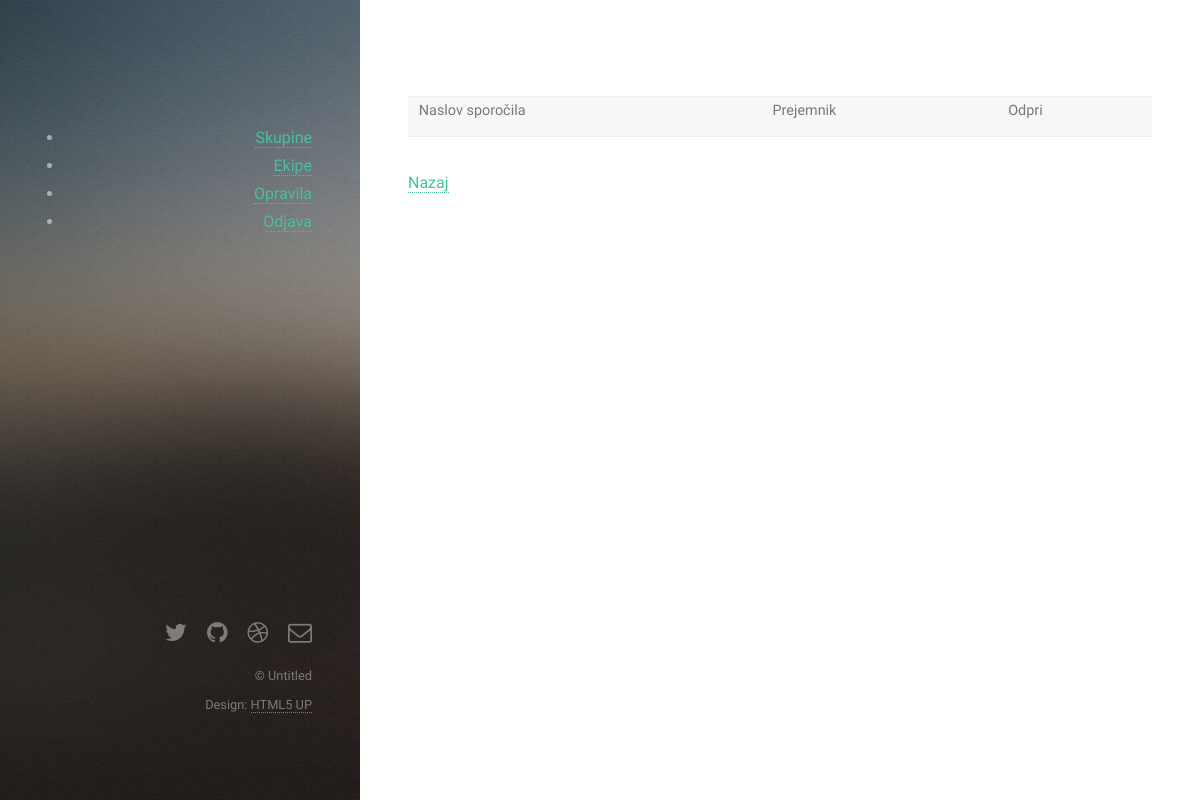
The page /messagesendbox.php (signed in) on the database as committed earlier.
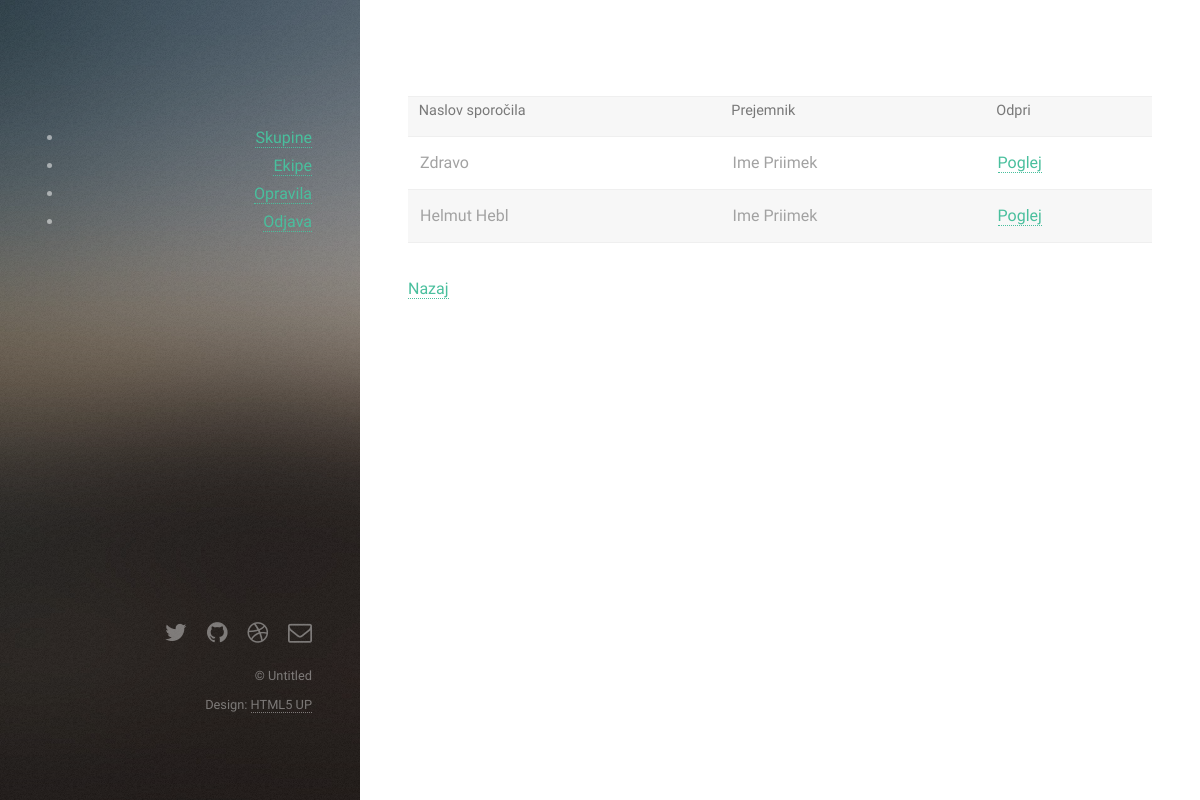
The same page on the database as committed later.
### tables this page shows
CREATE TABLE `messages` (
  `id` int(11) NOT NULL,
  `idsend` int(11) NOT NULL,
  `idget` int(11) NOT NULL,
  `title` varchar(30) NOT NULL,
  `body` varchar(500) NOT NULL
);

CREATE TABLE `users` (
  `id` int(11) NOT NULL,
  `first_name` varchar(50) DEFAULT NULL,
  `last_name` varchar(100) NOT NULL,
  `email` varchar(100) NOT NULL,
  `pass` varchar(50) NOT NULL,
  `avatar` varchar(200) DEFAULT NULL,
  `admin` int(11) NOT NULL DEFAULT '0'
);

### messagesendbox.php (the view, shortened to what this page needs)
<?php
include_once './header.php';
$id= $_SESSION['user_id'];
$prej = "se ne ve";
$sporocila = "SELECT * FROM messages WHERE (idsend = '".$id."')";
$list = mysqli_query($link, $sporocila);
echo"<table border = '1'><tr><th>Naslov sporočila</th><th>Prejemnik</th><th>Odpri</th></tr>";
while ($row = mysqli_fetch_array($list)) {
    $posiljatelj= "SELECT first_name,last_name FROM users WHERE id = '".$row['idget']."' ";
    $pre = mysqli_query($link, $posiljatelj);
    while($row2 = mysqli_fetch_array($pre))
    {
        $prej="$row2[first_name]  $row2[last_name]";
    }
    echo "<tr><td>".$row['title']."</td><td>".$prej.'</td><td><a href ="messageread.php?ids='.$row[0].'">Poglej</a></td></tr>';
}
echo "</table>";
echo "<a href = 'profile.php'>Nazaj</a>";
include_once './footer.php';

### header.php (shortened to what this page needs)
<!DOCTYPE HTML>
<html>
	<head>
		<link rel="stylesheet" href="assets/css/main.css" />
	</head>
	<body id="top">
			<header id="header">
                                <ul>
                                    <?php
                                        if (isset($_SESSION['user_id'])) {
                                            echo '<li><a href="groups.php">Skupine</a></li>';
                                            echo '<li><a href="teams.php">Ekipe</a></li>';
                                            echo '<li><a href="tasks.php">Opravila</a></li>';
                                            echo '<li><a href="logout.php">Odjava</a></li>';
                                        }
                                        else {
                                            echo '<li><a href="login.php">Prijava</a></li>';
                                            echo '<li><a href="user_add.php">Registracija</a></li>';
                                        }
                                    ?>
                                </ul>
			</header>
                <div id="main">

### footer.php (shortened to what this page needs)
</div>
<footer id="footer">
				<ul class="icons">
					<li><a href="#" class="icon fa-twitter"><span class="label">Twitter</span></a></li>
					<li><a href="#" class="icon fa-github"><span class="label">Github</span></a></li>
					<li><a href="#" class="icon fa-dribbble"><span class="label">Dribbble</span></a></li>
					<li><a href="#" class="icon fa-envelope-o"><span class="label">Email</span></a></li>
				</ul>
				<ul class="copyright">
					<li>&copy; Untitled</li><li>Design: <a href="http://html5up.net">HTML5 UP</a></li>
				</ul>
			</footer>
	</body>
</html>

### assets/css/main.css (style rules this page uses)
html, body, div, span, applet, object, iframe, h1, h2, h3, h4, h5, h6, p, blockquote, pre, a, abbr, acronym, address, big, cite, code, del, dfn, em, img, ins, kbd, q, s, samp, small, strike, strong, sub, sup, tt, var, b, u, i, center, dl, dt, dd, ol, ul, li, fieldset, form, label, legend, table, caption, tbody, tfoot, thead, tr, th, td, article, aside, canvas, details, embed, figure, figcaption, footer, header, hgroup, menu, nav, output, ruby, section, summary, time, mark, audio, video { margin: 0; padding: 0; border: 0; font-size: 100%; font: inherit; vertical-align: baseline; }
article, aside, details, figcaption, figure, footer, header, hgroup, menu, nav, section { display: block; }
body { line-height: 1; }
ol, ul { list-style: none; }
table { border-collapse: collapse; border-spacing: 0; }
body { -webkit-text-size-adjust: none; }
*, *:before, *:after { -moz-box-sizing: border-box; -webkit-box-sizing: border-box; box-sizing: border-box; }
body { background: #fff; }
body, input, select, textarea { color: #a2a2a2; font-family: "Source Sans Pro", Helvetica, sans-serif; font-size: 16pt; font-weight: 400; line-height: 1.75em; }
a { -moz-transition: color 0.2s ease-in-out, border-color 0.2s ease-in-out; -webkit-transition: color 0.2s ease-in-out, border-color 0.2s ease-in-out; -ms-transition: color 0.2s ease-in-out, border-color 0.2s ease-in-out; transition: color 0.2s ease-in-out, border-color 0.2s ease-in-out; border-bottom: dotted 1px; color: #49bf9d; text-decoration: none; }
.icon { text-decoration: none; border-bottom: none; position: relative; }
.icon:before { -moz-osx-font-smoothing: grayscale; -webkit-font-smoothing: antialiased; font-family: FontAwesome; font-style: normal; font-weight: normal; text-transform: none !important; }
ul { list-style: disc; margin: 0 0 2em 0; padding-left: 1em; }
ul li { padding-left: 0.5em; }
ul.icons { cursor: default; list-style: none; padding-left: 0; }
ul.icons li { display: inline-block; padding: 0 1em 0 0; }
ul.icons li:last-child { padding-right: 0; }
ul.icons li .icon:before { font-size: 1.5em; }
table { margin: 0 0 2em 0; width: 100%; }
table tbody tr { border: solid 1px #efefef; border-left: 0; border-right: 0; }
table tbody tr:nth-child(2n + 1) { background-color: #f7f7f7; }
table td { padding: 0.75em 0.75em; }
table th { color: #787878; font-size: 0.9em; font-weight: 400; padding: 0 0.75em 0.75em 0.75em; text-align: left; }
#header { background-color: #1f1815; background-attachment: scroll, fixed; background-image: url("images/overlay.png"), url("../../images/bg.jpg"); background-position: top left, top left; background-repeat: repeat, no-repeat; background-size: auto, auto 100%; color: rgba(255, 255, 255, 0.5); height: 100%; left: 0; padding: 8em 4em 0 0; position: fixed; text-align: right; top: 0; width: 35%; }
#footer { bottom: 0; left: 0; padding: 0 4em 6em 0; position: fixed; text-align: right; width: 35%; }
#footer .icons { margin: 1em 0 0 0; }
#footer .icons a { color: rgba(255, 255, 255, 0.4); }
#footer .copyright { color: rgba(255, 255, 255, 0.4); font-size: 0.8em; list-style: none; margin: 1em 0 0 0; padding: 0; }
#footer .copyright li { border-left: solid 1px rgba(255, 255, 255, 0.25); display: inline-block; line-height: 1em; margin-left: 0.75em; padding-left: 0.75em; }
#footer .copyright li:first-child { border-left: 0; margin-left: 0; padding-left: 0; }
#footer .copyright li a { color: inherit; }
#main { margin-left: 35%; max-width: 54em; padding: 8em 4em 4em 4em; width: calc(100% - 35%); }
@media screen and (max-width: 1800px) { body, input, select, textarea { font-size: 12pt; } }
@media screen and (max-width: 1280px) { #header { padding: 6em 3em 3em 3em; width: 30%; } }
@media screen and (max-width: 1280px) { #footer { padding: 0 3em 5em 3em; width: 30%; } }
@media screen and (max-width: 1280px) { #footer .copyright li { border-left-width: 0; display: block; line-height: 2.25em; margin-left: 0; padding-left: 0; } }
@media screen and (max-width: 1280px) { #main { margin-left: 30%; max-width: none; padding: 6em 3em 3em 3em; width: calc(100% - 30%); } }

Rows that differ between the two databases and show on the page:
added messages: title "Zdravo", users.first_name+last_name "Ime Priimek"
added messages: title "Helmut Hebl", users.first_name+last_name "Ime Priimek"
